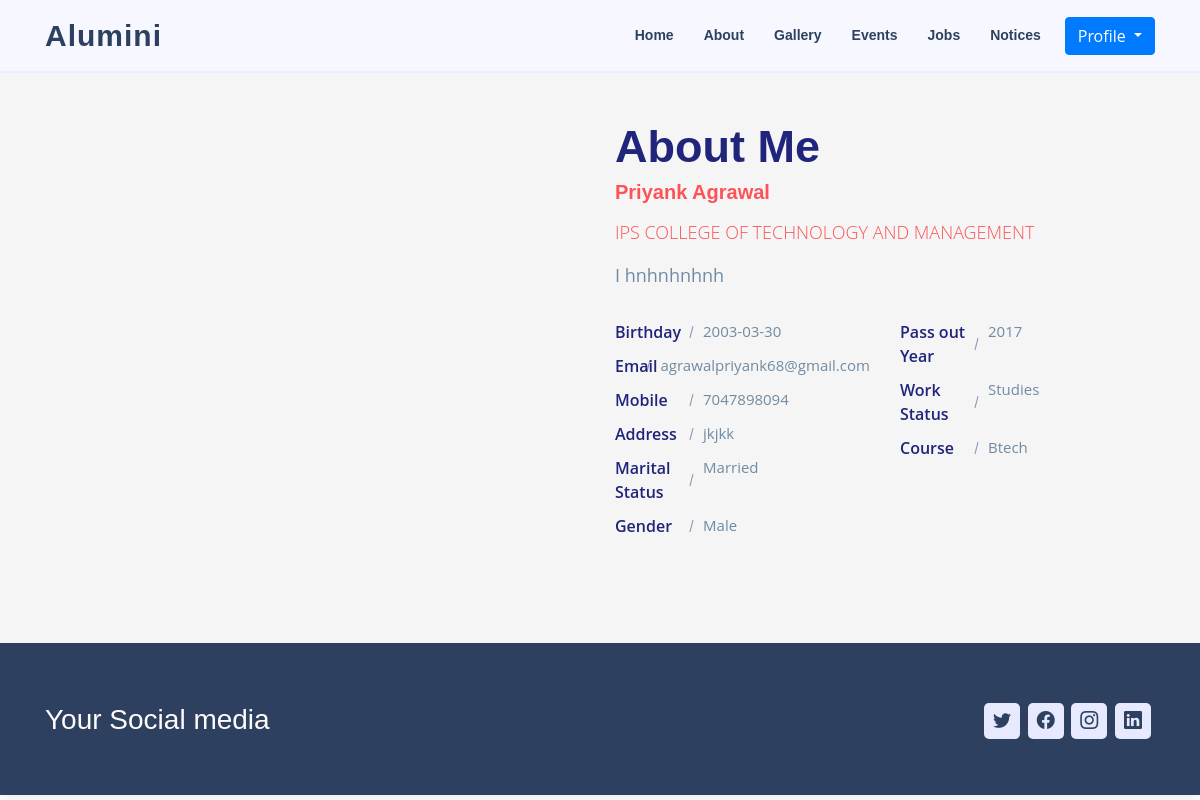
/user_panel/user_pages_after_login/profile.php (signed in), run on the app's committed database.
### tables this page shows
CREATE TABLE `alumni` (
  `name` varchar(75) NOT NULL,
  `alumni_id` varchar(255) NOT NULL,
  `rno` varchar(20) NOT NULL,
  `password` varchar(75) NOT NULL,
  `mobile` varchar(15) NOT NULL,
  `address` varchar(200) NOT NULL,
  `dob` varchar(50) NOT NULL,
  `email` varchar(50) NOT NULL,
  `stat1` varchar(15) NOT NULL,
  `sex` varchar(10) NOT NULL,
  `college` varchar(50) NOT NULL,
  `year` varchar(10) NOT NULL,
  `stat2` varchar(20) NOT NULL,
  `des` varchar(1000) NOT NULL,
  `Course` varchar(255) NOT NULL,
  `verified` int(5) NOT NULL,
  `pass_rec` varchar(100) NOT NULL
);

### user_panel/user_pages_after_login/profile.php (the view, shortened to what this page needs)
<?php
require "../../dbcon.php";
  $rno = $_SESSION['rno'];
  $query="SELECT * FROM alumni where rno = '$rno'";
  $result=mysqli_query($db,$query);
  $row=mysqli_fetch_array($result);
?>
<!DOCTYPE html>
<html lang="en" dir="ltr">
<head>
    <link rel="stylesheet" href="https://maxcdn.bootstrapcdn.com/bootstrap/4.4.1/css/bootstrap.min.css">
    <link rel="stylesheet" href="../css/style.css">
<link rel="stylesheet" href="https://cdn.jsdelivr.net/npm/bootstrap-icons@1.3.0/font/bootstrap-icons.css">
    <link href="" rel="stylesheet">
</head>
<body>
<header id="header" class="fixed-top ">
    <div class="container d-flex  align-items-center justify-content-between">
            <h1 class="logo"><a href="index.html">Alumini</a></h1>
            <?php
   include("nav2.php");
   ?>
        </div>
    </header>
    <section class="section about-section gray-bg" id="about">
        <div class="container">
            <div class="row align-items-center flex-row-reverse">
                <div class="col-lg-6">
                    <div class="about-text go-to">
                        <h3 class="dark-color">About Me</h3>
                        <h6 class="theme-color lead"><?php echo $row['name']; ?></h6>
                        <p class="theme-color lead"><?php echo $row['college']; ?></p>
                        <p>I <?php echo $row['des']; ?></p>
                        <div class="row about-list">
                            <div class="col-md-6">
                                <div class="media">
                                    <label>Birthday</label>
                                    <p><?php echo $row['dob']; ?></p>
                                </div>
                                <div class="media">
                                    <label>Email</label>
                                    <p><?php echo $row['email']; ?></p>
                                </div>
                                <div class="media">
                                    <label>Mobile</label>
                                    <p><?php echo $row['mobile']; ?></p>
                                </div>
                                <div class="media">
                                    <label>Address</label>
                                    <p><?php echo $row['address']; ?></p>
                                </div>
                                <div class="media">
                                    <label>Marital Status</label>
                                    <p><?php echo $row['stat1']; ?></p>
                                </div>
                                <div class="media">
                                    <label>Gender</label>
                                    <p><?php echo $row['sex']; ?></p>
                                </div>
                            </div>
                            <div class="col-md-6">
                                <div class="media">
                                    <label>Pass out Year</label>
                                    <p><?php echo $row['year']; ?></p>
                                </div>
                                <div class="media">
                                    <label>Work Status</label>
                                    <p><?php echo $row['stat2']; ?></p>
                                </div>
                                <div class="media">
                                    <label>Course</label>
                                    <p><?php echo $row['Course']; ?></p>
                                </div>
                            </div>
                        </div>
                    </div>
                </div>
                <div class="col-lg-6">
                    <div class="about-avatar">
                    </div>
                </div>
            </div>
        </div>
    </section>
    <footer id="footer">
        <div class="footer-top">
            <div class="container">
                <div class="row">
                    <div class="col-lg-6 col-md-6 footer-contact">
                        <h3>Your Social media</h3>
                    </div>
                    <div class="col col-lg-6 justify-content-center">
                        <div class="social-links text-center text-md-right">
                            <a href="#" class="twitter"><i class="bi bi-twitter"></i></a>
                            <a href="#" class="facebook"><i class="bi bi-facebook"></i></a>
                            <a href="#" class="instagram"><i class="bi bi-instagram"></i></a>
                            <a href="#" class="linkedin"><i class="bi bi-linkedin"></i></a>
                        </div>
                    </div>
    </footer>
</body>
</html>

### user_panel/css/style.css (style rules this page uses)
body { font-family: "Open Sans", sans-serif; color: #444444; }
a { color: #3b4ef8; text-decoration: none; }
h1, h2, h3, h4, h5, h6 { font-family: "Krub", sans-serif; }
#header { background: #f6f7ff; border-bottom: 2px solid #eceefe; transition: all 0.5s; z-index: 997; padding: 15px 0; }
#header .logo { font-size: 30px; margin: 0; padding: 0; line-height: 1; font-weight: 600; letter-spacing: 1px; font-family: "Poppins", sans-serif; }
#header .logo a { color: #2d405f; }
section { padding: 60px 0; overflow: hidden; }
#footer { color: #444444; font-size: 14px; background-color: #2d405f; box-shadow: 0px 2px 15px rgba(0, 0, 0, 0.1); }
#footer .footer-top { padding: 60px 0 20px 0; background: #2d405f; color: snow; }
#footer .footer-top .footer-contact { margin-bottom: 30px; }
#footer .social-links a { font-size: 18px; display: inline-block; background: #e7eafe; color: #2d405f; line-height: 1; padding: 8px 0; margin-right: 4px; border-radius: 5px; text-align: center; width: 36px; height: 36px; transition: 0.3s; }

### user_panel/user_pages_after_login/profile.php (style rules this page uses)
body { color: #6F8BA4; margin-top: 20px; }
.section { padding: 100px 0; position: relative; }
.gray-bg { background-color: #f5f5f5; }
.about-text h3 { font-size: 45px; font-weight: 700; margin: 0 0 6px; }
.about-text h6 { font-weight: 600; margin-bottom: 15px; }
.about-text p { font-size: 18px; max-width: 450px; }
.about-list { padding-top: 10px; }
.about-list .media { padding: 5px 0; }
.about-list label { color: #20247b; font-weight: 600; width: 88px; margin: 0; position: relative; }
.about-list label:after { content: ""; position: absolute; top: 0; bottom: 0; right: 11px; width: 1px; height: 12px; background: #20247b; -moz-transform: rotate(15deg); -o-transform: rotate(15deg); -ms-transform: rotate(15deg); -webkit-transform: rotate(15deg); transform: rotate(15deg); margin: auto; opacity: 0.5; }
.about-list p { margin: 0; font-size: 15px; }
.theme-color { color: #fc5356; }
.dark-color { color: #20247b; }

### data on the page
alumni: name "Priyank Agrawal", college "IPS COLLEGE OF TECHNOLOGY AND MANAGEMENT", des "hnhnhnhnh", dob "2003-03-30", email "agrawalpriyank68@gmail.com", mobile "7047898094", address "jkjkk", stat1 "Married", sex "Male", year "2017", stat2 "Studies", Course "Btech"
